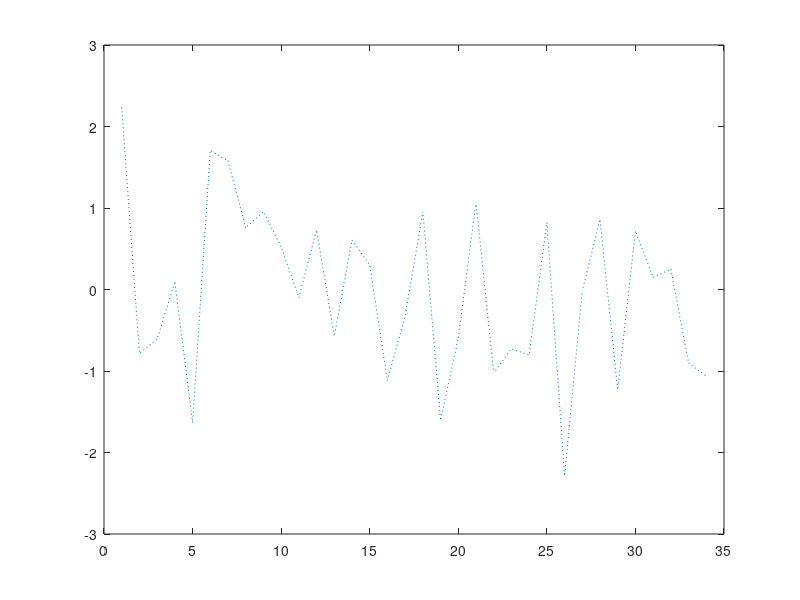

This figure's MATLAB source: (Note: this script raises an error after producing the figure.)
% Generate a random signal and smooth it using sgolay. Specify a polynomial order of 3 and a frame length of 11. Plot the original and smoothed signals.
%rng(1)
lx = 34;           % lenght
x  = randn(lx, 1); % signal

% Use sgolay to smooth the signal. Use 11-sample frames and third order polynomials.

order    = 3;
framelen = 11;
frame_half_len = (framelen - 1) / 2;

modes = ["mirror" "constant" "nearest" "wrap" "classic" "default"]

plot(x,':');
hold on
for i = 1:6
    smoothed_data = sgolayfilt(x, order, framelen, modes(i),'yes');
    plot(smoothed_data,'-+');
end
%plot(smoothed_data,'.-');
[FIRFiltersCoeff, MatrixOfDiffFilter, frame_half_len] =  SavitzkyGolayFIR(order, framelen); %sgolay(order, framelen);
% Compute the steady-state portion of the signal by convolving it with the center row of b.
ycenter = conv(x,FIRFiltersCoeff(frame_half_len,:),'same');

plot(ycenter)

%Samples close to the signal edges cannot be placed at the center of a symmetric window and have to be treated differently.
%To determine the startup transient, matrix multiply the first (framelen-1)/2 rows of B by the first framelen samples of the signal.
ybeg = FIRFiltersCoeff(1:frame_half_len,:) * x(1:framelen);
%To determine the terminal transient, matrix multiply the final (framelen-1)/2 rows of B by the final framelen samples of the signal.
yend = FIRFiltersCoeff(framelen-frame_half_len+1:framelen,:) * x(lx-framelen+1:lx);

%Concatenate the transients and the steady-state portion to generate the complete signal.
cmplt                         = ycenter;
cmplt(1:frame_half_len)       = ybeg;
cmplt(lx-frame_half_len+1:lx) = yend;

plot(cmplt,'.-');
legend('Signal',"mirror","constant","nearest","wrap","classic","def",'Steady','complete');

